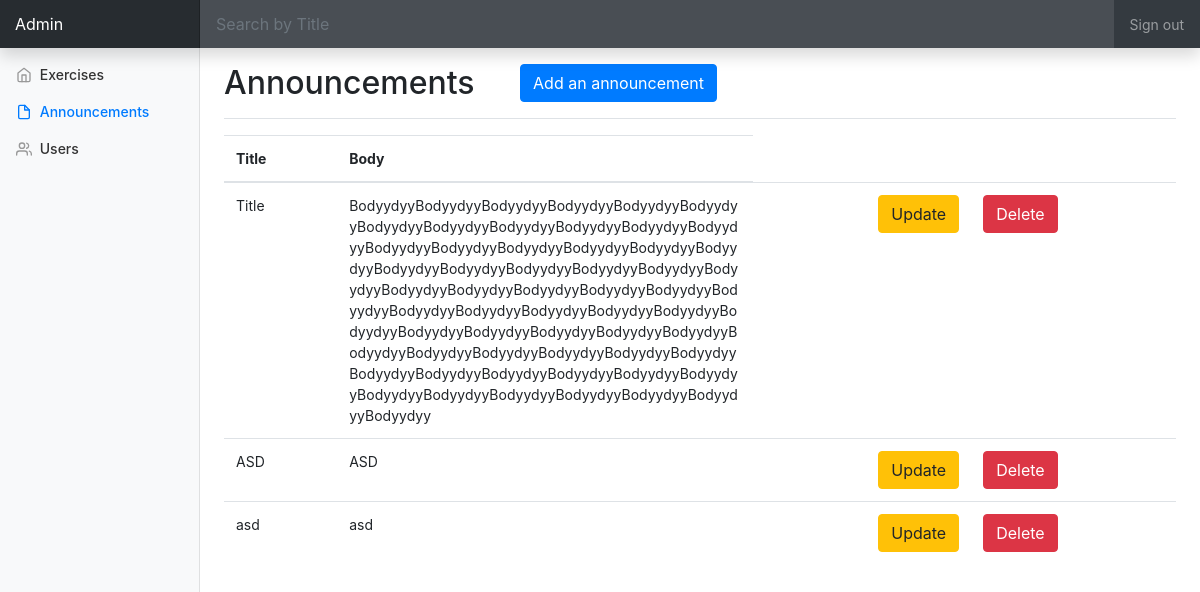
The app's page /announcements.php with its own data.
### tables this page shows
CREATE TABLE `announcements` (
  `a_id` int(11) NOT NULL,
  `title` varchar(255) NOT NULL,
  `body` varchar(2225) NOT NULL,
  `timesubmitted` varchar(255) NOT NULL
);

### functions.php (called while the page is built, shortened)
<?php
	class dataOps{
		public $conn;
		public function __construct(){
			$this -> conn = mysqli_connect("localhost","root","","weighttrack");
		}
		public function retrieveAnnounce(){
			$sql = "SELECT * FROM announcements";
			$announceArray = array();
			$res = mysqli_query($this->conn, $sql);
			while($row = mysqli_fetch_assoc($res)){
				$announceArray[] = $row;
			}
			return $announceArray;
		}
	}
?>

### announcements.php (the view, shortened to what this page needs)
<!doctype html>
<html lang="en">
  <head>
    <?php include 'functions.php' ?>
    <link href="vendor/bootstrap/css/bootstrap.min.css" rel="stylesheet">
    <link href="css/dashboard.css" rel="stylesheet">
  </head>
  <body>
    <?php
      $dataOps = new dataOps();
      $announceArray = $dataOps->retrieveAnnounce();
    ?>
    <nav class="navbar navbar-dark fixed-top bg-dark flex-md-nowrap p-0 shadow">
      <a class="navbar-brand col-sm-3 col-md-2 mr-0" href="#">Admin</a>
      <input onkeyup="searchFunction()" id="searchInput" class="form-control form-control-dark w-100" type="text" placeholder="Search by Title" aria-label="Search">
      <ul class="navbar-nav px-3">
        <li class="nav-item text-nowrap">
          <a class="nav-link" href="userlogout.php">Sign out</a>
        </li>
      </ul>
    </nav>
    <div class="container-fluid">
      <div class="row">
        <nav class="col-md-2 d-none d-md-block bg-light sidebar">
          <div class="sidebar-sticky">
            <ul class="nav flex-column">
              <li class="nav-item">
                <a class="nav-link" href="adminpage.php">
                  <span data-feather="home"></span>
                  Exercises
                </a>
              </li>
              <li class="nav-item">
                <a class="nav-link active" href="announcements.php">
                  <span data-feather="file"></span>
                  Announcements<span class="sr-only">(current)</span>
                </a>
              </li>
              <li class="nav-item">
                <a class="nav-link" href="adminuserlist.php">
                  <span data-feather="users"></span>
                  Users
                </a>
              </li>
            </ul>
          </div>
        </nav>
        <main role="main" class="col-md-9 ml-sm-auto col-lg-10 px-4">
          <div class="d-flex justify-content-between flex-wrap flex-md-nowrap align-items-center pt-3 pb-2 mb-3 border-bottom">
            <div class="row">
              <div class="col-xs-7 col-md-5 col-lg-7">
            <h1 class="h2">Announcements</h1>
              </div>
              <div class="col-xs-2 col-md-2 col-lg-2">
            <button type="button" class="btn btn-primary pull-left" data-toggle="modal" data-target="#addModal">
            Add an announcement</button>
          </div>
            </div>
          </div>
          <table class="table table-hover usersTable" id="exerciseTable">
                      <thead>
                       <tr >
                       <th>Title</th>
                       <th>Body</th>
                       </tr>
                     </thead>
                      <?php foreach($announceArray as $row){ ?>
                      <tr>
                        <td><?php echo $row['title']; ?></td>
                        <td><?php echo $row['body']; ?></td>
                        <td><a type="button" class="btn btn-warning float-right" name="updateBtn" href="updateannounce.php?id=<?php echo $row['a_id']?>" >Update</a></td>
                        <td><a type="button" onclick="return confirm('Are you sure?')" class="btn btn-danger" name="deleteBtn" href="deleteannounce.php?id=<?php echo $row['a_id']?>">Delete</a></td>
                      </tr>
                      <?php } ?>
           </table>
        </main>
      </div>
    </div>
  </body>
</html>

### css/dashboard.css (style rules this page uses)
body { font-size: .875rem; }
.feather { width: 16px; height: 16px; vertical-align: text-bottom; }
.sidebar { position: fixed; top: 0; bottom: 0; left: 0; z-index: 100; padding: 48px 0 0; box-shadow: inset -1px 0 0 rgba(0, 0, 0, .1); }
.sidebar-sticky { position: relative; top: 0; height: calc(100vh - 48px); padding-top: .5rem; overflow-x: hidden; overflow-y: auto; }
.sidebar .nav-link { font-weight: 500; color: #333; }
.sidebar .nav-link .feather { margin-right: 4px; color: #999; }
.sidebar .nav-link.active { color: #007bff; }
.sidebar .nav-link:hover .feather, .sidebar .nav-link.active .feather { color: inherit; }
[role="main"] { padding-top: 48px; }
.navbar-brand { padding-top: .75rem; padding-bottom: .75rem; font-size: 1rem; background-color: rgba(0, 0, 0, .25); box-shadow: inset -1px 0 0 rgba(0, 0, 0, .25); }
.navbar .form-control { padding: .75rem 1rem; border-width: 0; border-radius: 0; }
.form-control-dark { color: #fff; background-color: rgba(255, 255, 255, .1); border-color: rgba(255, 255, 255, .1); }
.border-bottom { border-bottom: 1px solid #e5e5e5; }
th { max-width: 200px; }
td { max-width: 200px; word-wrap: break-word; }

### records on screen
announcements: title "Title", body "BodyydyyBodyydyyBodyydyyBodyydyyBodyydyyBodyydyyBodyydyyBodyydyyBodyydyyBodyydyyBodyydyyBodyydyyBodyydyyBodyydyyBodyydyyBodyydyyBodyydyyBodyydyyBodyydyyBodyydyyBodyydyyBodyydyyBodyydyyBodyydyyBodyydyyBodyydyyBodyydyyBodyydyyBodyydyyBodyydyyBodyydyyBodyydyyBodyydyyBodyydyyBodyydyyBodyydyyBodyydyyBodyydyyBodyydyyBodyydyyBodyydyyBodyydyyBodyydyyBodyydyyBodyydyyBodyydyyBodyydyyBodyydyyBodyydyyBodyydyyBodyydyyBodyydyyBodyydyyBodyydyyBodyydyyBodyydyyBodyydyyBodyydyyBodyydyyBodyydyy"
announcements: title "ASD", body "ASD"
announcements: title "asd", body "asd"
